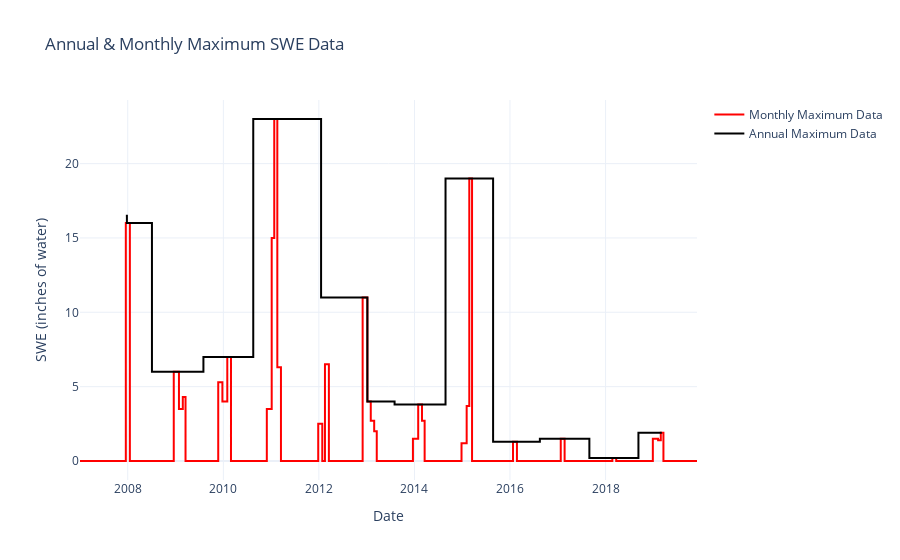

Source (notebook cell):
### Code cell
#Plot the data over time

fig = go.Figure()
fig.add_trace(go.Line(x=MONTHLY_DATA['DateTime_Report(UTC)'], y=MONTHLY_DATA['Amount'],
                    mode='lines',marker=dict(color='red',size=8),line_shape='hvh',
                    name='Monthly Maximum Data'))
fig.add_trace(go.Line(x=ANNUAL_DATA['DateTime_Report(UTC)'], y=ANNUAL_DATA['Amount'],
                    mode='lines',marker=dict(color='black',size=8),line_shape='hvh',
                    name='Annual Maximum Data'))

fig.update_layout(
    title="Annual & Monthly Maximum SWE Data",
    xaxis_title="Date",
    yaxis_title="SWE (inches of water)",
    template='plotly_white')
fig.show()

### Figure 1 — Plotly figure (JSON) as saved in the notebook; plotly's stock layout.template omitted (floating-point values rounded to 4 significant figures; data arrays with more than 128 entries replaced by an {"elided": "..."} marker saying what was removed)
{"data": [{"line": {"shape": "hvh"}, "marker": {"color": "red", "size": 8}, "mode": "lines", "name": "Monthly Maximum Data", "type": "scatter", "x": {"elided": "156 str values"}, "y": {"elided": "156 float values"}}, {"line": {"shape": "hvh"}, "marker": {"color": "black", "size": 8}, "mode": "lines", "name": "Annual Maximum Data", "type": "scatter", "x": ["2007-12-17 12", "2008-01-02 12", "2009-01-03 15", "2010-02-27 11", "2011-02-04 13", "2012-12-30 15", "2013-01-12 10", "2014-02-19 12", "2015-03-02 12", "2016-02-16 19", "2017-02-14 17", "2018-03-14 15", "2019-03-06 19"], "y": [16.5, 16, 6, 7, 23, 11, 4, 3.8, 19, 1.3, 1.5, 0.2, 1.9]}], "layout": {"title": {"text": "Annual & Monthly Maximum SWE Data"}, "xaxis": {"title": {"text": "Date"}}, "yaxis": {"title": {"text": "SWE (inches of water)"}}}}
